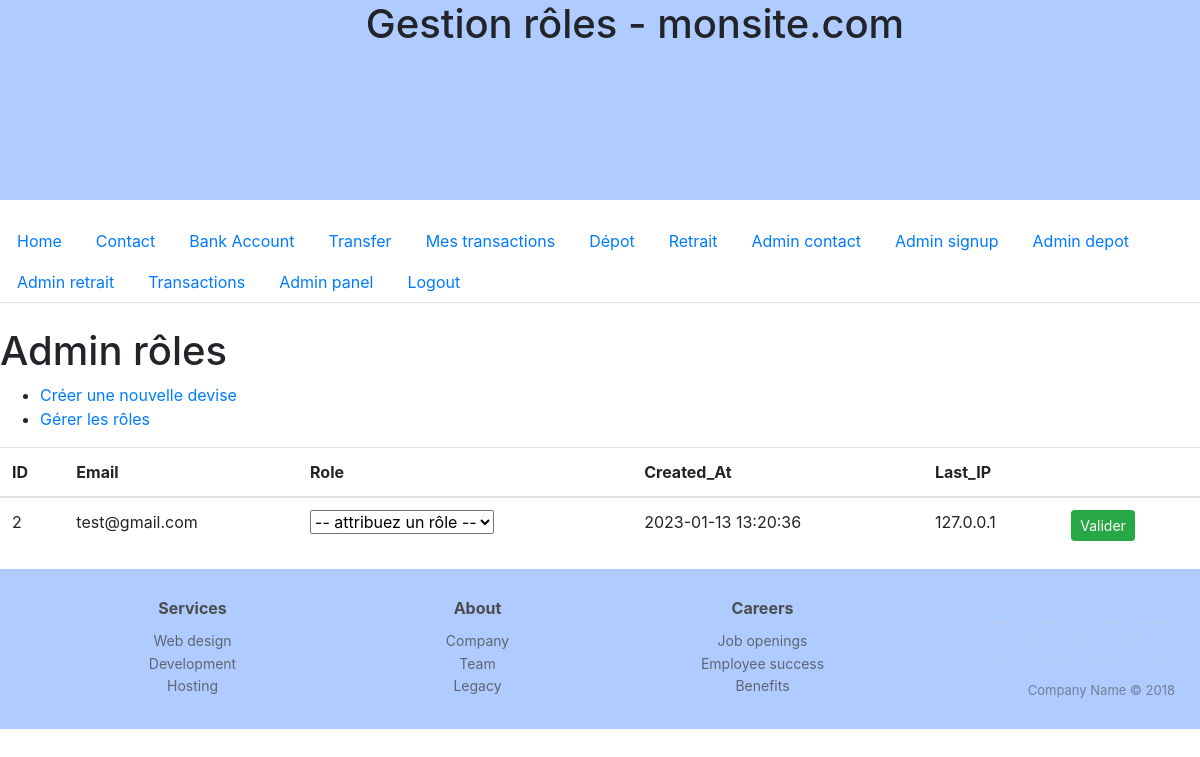
/?page=admin_roles (signed in), run on the app's committed database.
### tables this page shows
CREATE TABLE `users` (
  `id` int(11) NOT NULL,
  `email` varchar(255) NOT NULL,
  `password` varchar(255) NOT NULL,
  `role` int(11) NOT NULL,
  `created_at` datetime NOT NULL DEFAULT CURRENT_TIMESTAMP,
  `last_ip` varchar(80) NOT NULL
);

### www/index.php (called while the page is built)
<?php
require_once __DIR__ . "/../src/init.php";
$users_number = count($userManager->getAllUsersExcept());
$page = 'home';
if ($users_number > 0) {
	if (isset($_GET['page'])) {
		if (in_array($_GET['page'], $pages)) {
			$page = $_GET['page'];
		}
	}
} else {
	$page = "admin_init";
}
include_once __DIR__ . "/../src/templates/pages/$page.php";
include_once __DIR__ . "/../src/templates/template.php";

### src/init.php (called while the page is built, shortened)
<?php
require_once __DIR__ . '/db.php';
require_once __DIR__ . '/class/UserManager.php';
$userManager = new UserManager($db);

### src/class/UserManager.php (called while the page is built, shortened)
<?php
class UserManager{
    private $db;
    function __construct($bdd){
        $this-> db = $bdd;
    }
    public function getAllUsersExcept($id=0){
        $stmh = $this->db->prepare('SELECT DISTINCT * FROM users WHERE id != ?');
        $stmh->execute([$id]);
        $users = $stmh->fetchAll(PDO::FETCH_CLASS, 'User');
        return $users;
    }
}

### src/templates/pages/admin_roles.php (the view, shortened to what this page needs)
<?php
$requete = $userManager->getAllUsersExcept($_SESSION['user_id']);
$role = 1000;
?>
<h1>Admin rôles</h1>
<?php
    include_once __DIR__ . '/../partials/admin_menu.php';
if (count($requete) > 0) { ?>
        <table class="table">
          <thead>
            <tr>
              <th scope="col">ID</th>
              <th scope="col">Email</th>
              <th scope="col">Role</th>
              <th scope="col">Created_At</th>
              <th scope="col">Last_IP</th>
              <th scope="col"> </th>
            </tr>
          </thead>
          <tbody><?php
          foreach ($requete as $row) {
              ?>
                    <tr>
                        <td><?= $row->id ?></td>
                        <td><?= $row->email ?></td>
                        <td>
                        <form action="/actions/update_admin_user.php" method="post" >
                            <select name="role">
                                <option>-- attribuez un rôle --</option>
                            </select>
                        </td>
                        <td><?= $row->created_at ?></td>
                        <td><?= $row->last_ip ?></td>
                        <td>
                        <?php if ($role >= 200) { ?>
                            <button type="submit" class="btn btn-success btn-sm">Valider</button>
                        <?php } else
                            echo "Vous n'avez pas les droits"; ?>
                    </td>
                    </tr>
                <?php
          } ?>
          </tbody>
        </table>
<?php }

### www/css/footer.css (style rules this page uses)
body,html { height: 100%; margin: 0; width: 100%; }

### data on the page
users: id "2", email "test@gmail.com", created_at "2023-01-13 13:20:36", last_ip "127.0.0.1"

### other printed values
$page_title "Gestion rôles - monsite.com"
